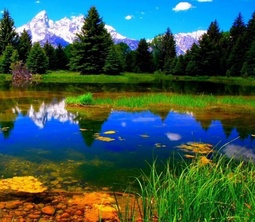
#> input picture Problem analysis/hw5/img1.jpg, 255 x 222 px, shrunk from 734 x 637 before the run
$ jupyter execute --allow-errors workshop_2.ipynb
#> lines starting #> are read from the running program, lines starting #| are printed output that depends on the picture; long printed decimals are rounded
[cell 1]
import os
import cv2
import numpy as np
from matplotlib import pyplot as plt
import math
from tqdm import tqdm

# Image Panorama Stitching

[cell 2]
img1 = cv2.imread('img1.jpg')
#> img1 is the input picture: shape (222, 255, 3); mean B, G, R 78.5, 89.7, 57.2
img2 = cv2.imread('img2.jpg')
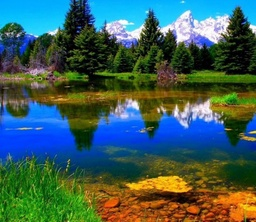
#> input picture Problem analysis/hw5/img2.jpg, 256 x 222 px, shrunk from 736 x 638 before the run
#> img2 is the input picture: shape (222, 256, 3); mean B, G, R 88.1, 93.9, 62

[cell 3]
fig = plt.figure(figsize=(6.4 * 2, 4.8 * 2))

plt.subplot(121)
plt.imshow(img2,)

plt.subplot(122)
plt.imshow(img1,)

fig.tight_layout()
plt.show()
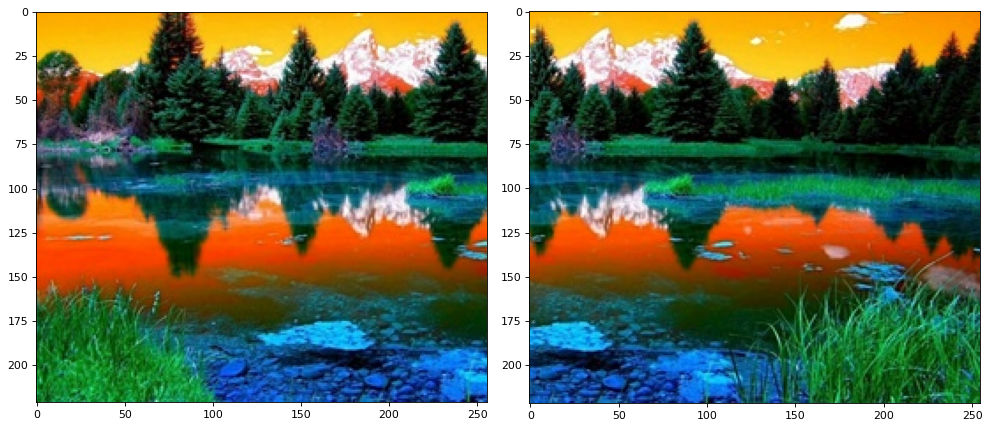
#> figure drawn by matplotlib, 2 panels; B, G, R data is drawn as R, G, B

[cell 4]
descriptor = cv2.xfeatures2d.SIFT_create()

[cell 5]
kp1, desc1 = descriptor.detectAndCompute(img1, None)
#> kp1 = 595 keypoints; strongest (x, y, size): (68, 29, 19.3), (19, 30, 6.1), (206, 32, 1.9), (108, 28, 5)
kp2, desc2 = descriptor.detectAndCompute(img2, None)
#> kp2 = 687 keypoints; strongest (x, y, size): (213, 29, 19.3), (164, 30, 6), (251, 26, 2.8), (18, 35, 2.2)

[cell 6]
FLANN_INDEX_KDTREE = 2
index_params = dict(algorithm=FLANN_INDEX_KDTREE, trees=5)
search_params = dict(checks=50)

flann = cv2.FlannBasedMatcher(index_params, search_params)
# flann = cv2.BFMatcher()

[cell 7]
matches = flann.match(desc2, desc1)
#> matches = 687 matches
print(matches[0].distance)
#| 329.143

matches = flann.knnMatch(desc2, desc1, k=5)
print([m.distance for m in matches[0]])
#| [376.794, 380.007, 388.449, 412.864, 417.829]

[cell 8]
if (desc1 is not None and desc2 is not None and len(desc1) >=2 and len(desc2) >= 2):
    rawMatch = flann.knnMatch(desc2, desc1, k=2)
#> rawMatch = 687 matches
    matches = []
    # ensure the distance is within a certain ratio of each other (i.e. Lowe's ratio test)
    ratio = 0.75
    for m in rawMatch:
        if len(m) == 2 and m[0].distance < m[1].distance * ratio:
            matches.append(m[0])
#> after the loop, matches = 268 matches

[cell 9]
list_kp1 = np.array([kp1[mat.trainIdx].pt for mat in matches])
#> list_kp1 = 268 pairs, first value 4 to 174.6, second value 14.03 to 218.2
list_kp2 = np.array([kp2[mat.queryIdx].pt for mat in matches])
#> list_kp2 = 268 pairs, first value 114.6 to 252.8, second value 14 to 218

[cell 10]
if len(matches) > 4:
    (H, status) = cv2.findHomography(list_kp1, list_kp2, cv2.RANSAC)
#> H = [[1, -8.81e-05, 144.9], [-0.000348, 0.999, 0.00772], [-7.21e-07, -2.92e-07, 1]]; status = 268 values, max 1 at index 4, min 0 at index 0, mean 0.978

[cell 11]
# Apply panorama correction
width = img1.shape[1] + img2.shape[1]
#> width = 511
height = img2.shape[0] + img2.shape[0]
#> height = 444

result = cv2.warpPerspective(img1, H, (width, height))
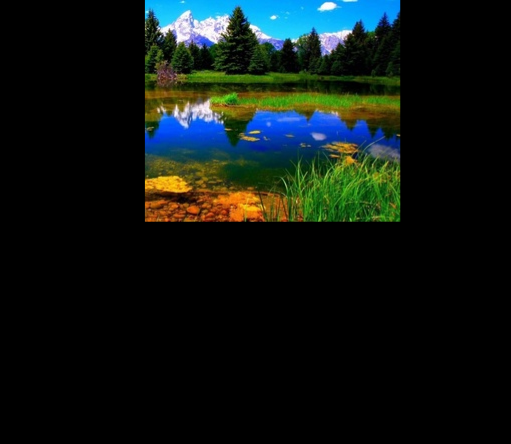
#> result: shape (444, 511, 3); mean B, G, R 19.6, 22.4, 14.3

result[0:img2.shape[0], 0:img2.shape[1]] = img2
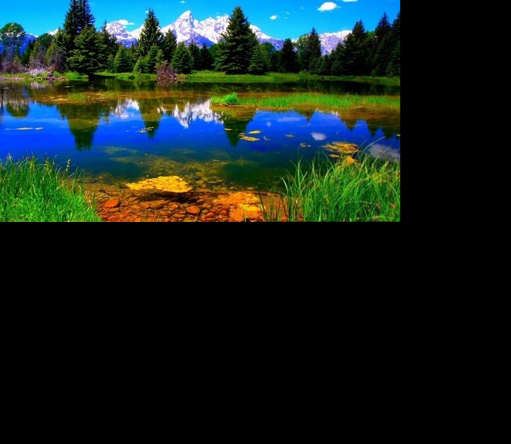
#> result: shape (444, 511, 3); mean B, G, R 33.1, 36, 21.6

plt.figure(figsize=(20,10))
plt.imshow(result)

plt.axis('off')
plt.show()

# Pazzle

## Step by step

[cell 12]
def get_images(path="puzzle/china_shuffle"):
    images_path = os.listdir(path)
    images = []
    for im in images_path:
        img = cv2.imread(os.path.join(path, im))
        img = cv2.cvtColor(img, cv2.COLOR_BGR2GRAY)
        img = cv2.normalize(img, None, 0, 255, cv2.NORM_MINMAX).astype('uint8')
        images.append(img)

    return np.array(images)

[cell 13]
path = 'puzzle/china'
#> (the rest of this cell did not finish here and is left out)

#> (a cell that did not finish here is left out)

#> (a cell that did not finish here is left out)

[cell 16]
matches = sorted(matches, key=lambda x: x.distance)
good_matches = matches[:10]
#> good_matches = 10 matches

[cell 17]
#-- Draw matches
img_matches = np.empty((max(img1.shape[0], img2.shape[0]), img1.shape[1] + img2.shape[1], 3), dtype=np.uint8)

draw_params = dict(matchColor = (0,255,0),
                   singlePointColor = (255,0,0),
                   flags = cv2.DrawMatchesFlags_NOT_DRAW_SINGLE_POINTS
                  )

#> (the rest of this cell did not finish here and is left out)

[cell 18]
list_kp1 = np.array([kp1[mat.trainIdx].pt for mat in good_matches])
#> list_kp1 = [[48.23, 15.64], [36.89, 77.19], [34.71, 38.65], [70.67, 41.68], [75.72, 45.9], [50.35, 21.79], [41.18, 71.28], [45.33, 93.13], [47.89, 47.66], [27.85, 93.73]]
list_kp2 = np.array([kp2[mat.queryIdx].pt for mat in good_matches])
#> list_kp2 = [[193.2, 15.62], [181.9, 77.1], [179.7, 38.57], [215.7, 41.61], [220.7, 45.83], [195.3, 21.75], [186.1, 71.18], [190.3, 93.06], [192.9, 47.67], [172.8, 93.58]]

print(list_kp1)
#| [[48.227 15.643]
#|  [36.887 77.192 ]
#|  [34.709 38.652]
#|  [70.668  41.685]
#|  [75.725 45.900]
#|  [50.350 21.792]
#|  [41.175 71.276]
#|  [45.333 93.129]
#|  [47.892  47.659]
#|  [27.850 93.726]]

[cell 19]
x, y = list_kp1[:, 0] - list_kp2[:, 0], list_kp1[:, 1] - list_kp2[:, 1]
#> x = [-145, -145, -145, -145, -145, -145, -144.9, -145, -145, -144.9]; y = [0.0232, 0.0908, 0.0849, 0.0706, 0.0699, 0.0394, 0.0992, 0.0728, -0.0142, 0.143]
angles = [math.degrees(math.atan2(y[elem], x[elem])) for elem in range(len(x))]
#> angles = [180, 180, 180, 180, 180, 180, 180, 180, -180, 179.9]

np.std(angles)
#> Out = 108

[cell 20]
diff_x, diff_y = int(np.mean(x)), int(np.mean(y))
#> diff_x = -144; diff_y = 0

img3 = np.zeros((max(img1.shape[0], abs(diff_y) + img2.shape[0], img1.shape[0] - diff_y),
                 max((img1.shape[1], abs(diff_x) + img2.shape[1], img1.shape[1] - diff_x))))

plt.imshow(img3)
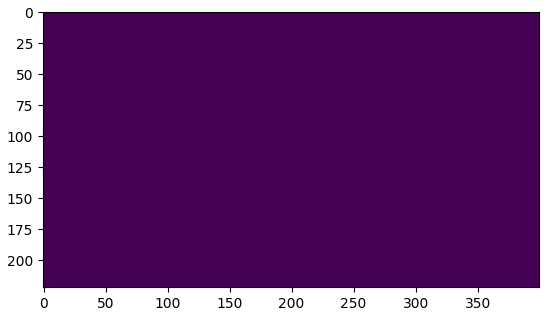
#> figure drawn by matplotlib, 1 panel

[cell 21]
diff_x1, diff_y1 = max(0, -diff_x), max(0, -diff_y)
#> diff_x1 = 144; diff_y1 = 0
diff_x2, diff_y2 = max(0, diff_x), max(0, diff_y)
#> diff_x2 = 0; diff_y2 = 0

print(diff_x1, diff_y1)
#| 144 0
print(diff_x2, diff_y2)
#| 0 0

#> (the rest of this cell did not finish here and is left out)

[cell 22]
fig = plt.figure(figsize=(6.4 * 2, 4.8 * 2))

plt.subplot(131)
plt.imshow(img3, cmap='gray')

plt.subplot(132)
plt.imshow(img1, cmap='gray')

plt.subplot(133)
plt.imshow(img2, cmap='gray')

fig.tight_layout()
plt.show()
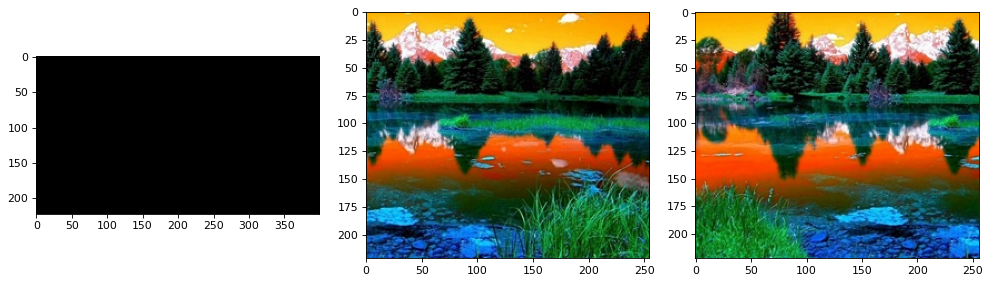
#> figure drawn by matplotlib, 3 panels; B, G, R data is drawn as R, G, B

## All solution

[cell 23]
def stitcher(img1, img2, match_number=20, best_match_number=5, angle_eps=2):
    img1 = cv2.normalize(img1, None, 0, 255, cv2.NORM_MINMAX).astype('uint8')
    sift = cv2.xfeatures2d.SIFT_create()
    kp1, des1 = sift.detectAndCompute(img1, None)
    kp2, des2 = sift.detectAndCompute(img2, None)
    bf = cv2.BFMatcher(cv2.NORM_L1, crossCheck=False)

    if des2 is not None and des1 is not None:
        matches = bf.match(des2, des1)
        matches = sorted(matches, key=lambda x: x.distance)
        if len(matches) > match_number:
            matches = matches[:best_match_number]
            list_kp1 = np.array([kp1[mat.trainIdx].pt for mat in matches])
            list_kp2 = np.array([kp2[mat.queryIdx].pt for mat in matches])
            x, y = list_kp1[:, 0] - list_kp2[:, 0], list_kp1[:, 1] - list_kp2[:, 1]
            angles = [math.degrees(math.atan2(y[elem], x[elem])) for elem in range(len(x))]

            if np.std(angles) < angle_eps:
                diff_x, diff_y = int(np.mean(x)), int(np.mean(y))
                img3 = np.zeros((max(img1.shape[0], abs(diff_y) + img2.shape[0], img1.shape[0] - diff_y),
                                 max((img1.shape[1], abs(diff_x) + img2.shape[1], img1.shape[1] - diff_x))))
                diff_x1, diff_y1 = max(0, -diff_x), max(0, -diff_y)
                diff_x2, diff_y2 = max(0, diff_x), max(0, diff_y)

                img3[diff_y1:diff_y1 + img1.shape[0], diff_x1:diff_x1 + img1.shape[1]] = img1
                img3[diff_y2:diff_y2 + img2.shape[0], diff_x2:diff_x2 + img2.shape[1]] = img2
                return img3

[cell 24]
path = 'puzzle/china_shuffle//'
images = get_images(path)
#> call 2 of get_images, with path = 'puzzle/china_shuffle//'
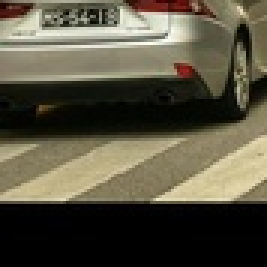
#> input picture Problem analysis/hw5/puzzle/china_shuffle/0.jpg, 89 x 89 px, shrunk from 256 x 256 before the run (shown 3 times larger)
#> in get_images, img is the input picture: shape (89, 89, 3); mean B, G, R 65.3, 82.7, 87.4
#> in get_images (call 2), `img = cv2.cvtColor(img, cv2.COLOR_BGR2GRAY)`:
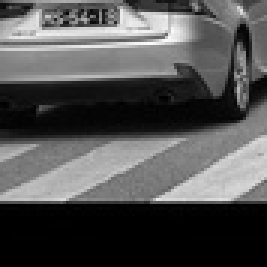
#> img: shape (89, 89) (shown 3 times larger); min 0, max 254, mean 82.1
#> pass 2 of the loop in get_images, `for im in images_path:`:
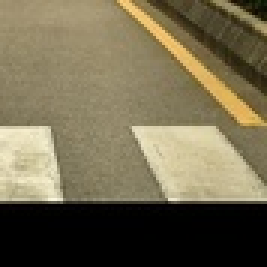
#> input picture Problem analysis/hw5/puzzle/china_shuffle/1.jpg, 89 x 89 px, shrunk from 256 x 256 before the run (shown 3 times larger)
#> in get_images, img is the input picture: shape (89, 89, 3); mean B, G, R 79.7, 106.3, 115.5
#> in get_images (call 2), `img = cv2.cvtColor(img, cv2.COLOR_BGR2GRAY)`:
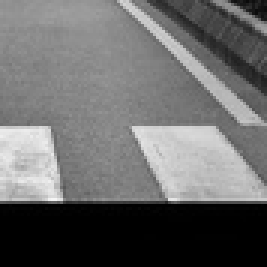
#> img: shape (89, 89) (shown 3 times larger); min 0, max 245, mean 106
#> pass 3 of the loop in get_images, `for im in images_path:`:
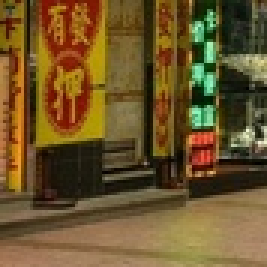
#> input picture Problem analysis/hw5/puzzle/china_shuffle/10.jpg, 89 x 89 px, shrunk from 256 x 256 before the run (shown 3 times larger)
#> in get_images, img is the input picture: shape (89, 89, 3); mean B, G, R 42.1, 85, 108.8
#> in get_images (call 2), `img = cv2.cvtColor(img, cv2.COLOR_BGR2GRAY)`:
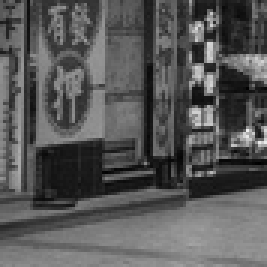
#> img: shape (89, 89) (shown 3 times larger); min 1, max 239, mean 87.2
random_idxs = np.arange(0, len(images))
#> random_idxs = [0, 1, 2]
np.random.shuffle(random_idxs)
images = images[random_idxs]

[cell 25]
res = images[0]
images = np.delete(images, 0, 0)
count = 0

pbar = tqdm(total=150)
while len(images) >= 1 and count <= 150:
    idx = count % len(images)
    count += 1
    cur = stitcher(res, images[idx])  # match_number=20 // (k + 1), best_match_number=5 + 3 * k, angle_eps=2 + 5 * k)
    if cur is not None:
        res = cur
        images = np.delete(images, idx, 0)

    pbar.update()
#> this loop made 151 passes
#> (idx, x in stitcher, y in stitcher, angles in stitcher) on passes 1 to 3: (0, [-48.84, -35.95, -45.13, -45.03, -79.35], [58.07, 23.97, 22.53, 60.4, 24.79], [130.1, 146.3, 153.5, 126.7, 162.7]), (1, [5.59, -22.22, -1.72, 8.11, -58.79], [30.54, 30.45, 57.02, 58.92, 36.63], [79.62, 126.1, 91.73, 82.16, 148.1]), (0, [-48.84, -35.95, -45.13, -45.03, -79.35], [58.07, 23.97, 22.53, 60.4, 24.79], [130.1, 146.3, 153.5, 126.7, 162.7])
#> after the loop, count = 151
